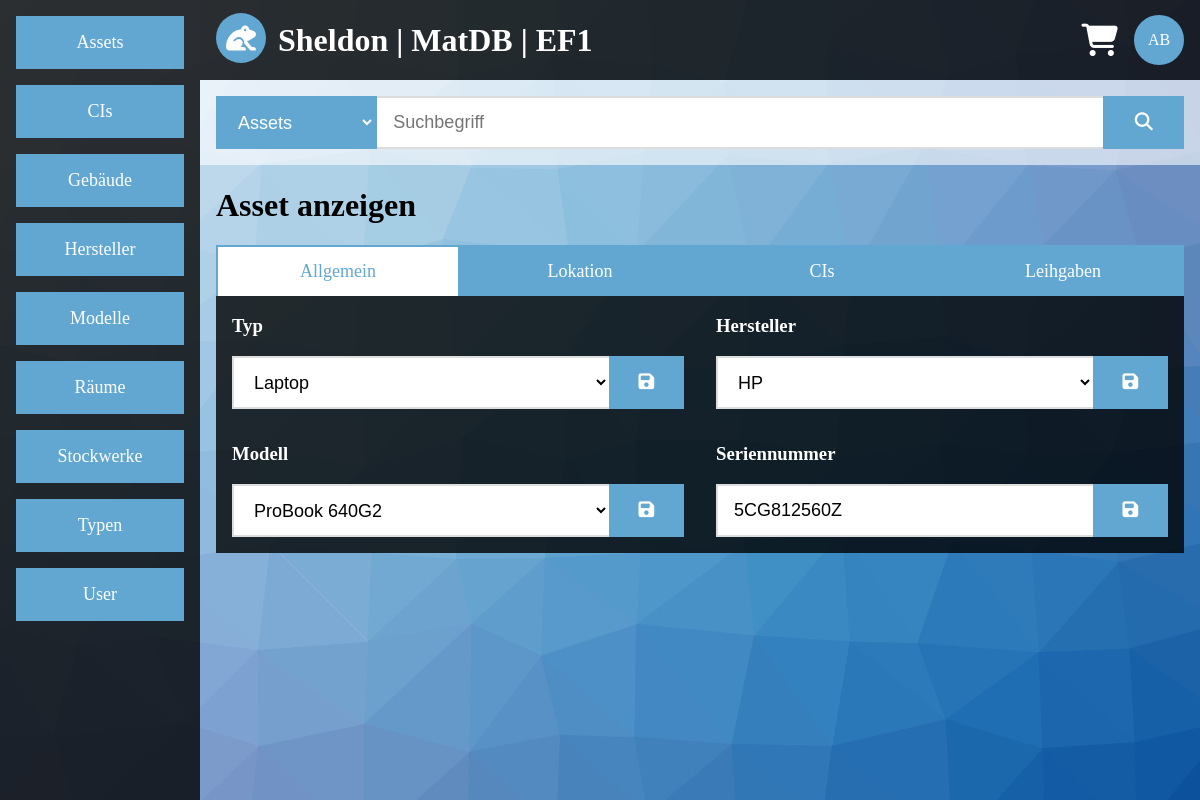
The app's page /view.php?category=asset&id=3&tab=general (signed in) with its own data.
### tables this page shows
CREATE TABLE IF NOT EXISTS `asset` (
  `asset_id` int(255) NOT NULL AUTO_INCREMENT,
  `asset_type_id` int(255) NOT NULL,
  `asset_vendor_id` int(255) NOT NULL,
  `asset_model_id` int(255) NOT NULL,
  `asset_building_id` int(255) NOT NULL DEFAULT '1',
  `asset_floor_id` int(255) NOT NULL DEFAULT '1',
  `asset_room_id` int(255) NOT NULL DEFAULT '1',
  `asset_serial` varchar(200) NOT NULL,
  `asset_cis` varchar(200) NOT NULL,
  `asset_keywords` longtext NOT NULL,
  PRIMARY KEY (`asset_id`),
  UNIQUE KEY `asset_serial` (`asset_serial`),
  KEY `asset_type_id` (`asset_type_id`),
  KEY `asset_vendor_id` (`asset_vendor_id`),
  KEY `asset_model_id` (`asset_model_id`),
  KEY `asset_building_id` (`asset_building_id`),
  KEY `asset_floor_id` (`asset_floor_id`),
  KEY `asset_room_id` (`asset_room_id`)
);

CREATE TABLE IF NOT EXISTS `type` (
  `type_id` int(11) NOT NULL AUTO_INCREMENT,
  `type_name` varchar(200) NOT NULL,
  PRIMARY KEY (`type_id`),
  UNIQUE KEY `type_name` (`type_name`)
);

CREATE TABLE IF NOT EXISTS `vendor` (
  `vendor_id` int(11) NOT NULL AUTO_INCREMENT,
  `vendor_name` varchar(200) NOT NULL,
  PRIMARY KEY (`vendor_id`),
  UNIQUE KEY `vendor_name` (`vendor_name`)
);

CREATE TABLE IF NOT EXISTS `model` (
  `model_id` int(11) NOT NULL AUTO_INCREMENT,
  `model_name` varchar(200) NOT NULL,
  PRIMARY KEY (`model_id`),
  UNIQUE KEY `model_name` (`model_name`)
);

### view.php (the view, shortened to what this page needs)
<?php
require($_SERVER['DOCUMENT_ROOT'].'/include/config.inc.php');
$output = '';
$sql = mysqli_connect($app_sqlhost,$app_sqluser,$app_sqlpasswd,$app_sqldb);
if(!$sql)
{
	$output .= '<div class="container">';
	$output .= '<div class="content-center container white">';
	$output .= '<h1>Error</h1>';
	$output .= '<div class="panel dark">';
	$output .= '<p>Es konnte keine Datenbankverbindung hergestellt werden.</p>';
	$output .= '</div>';
	$output .= '</div>';
	$output .= '</div>';
}
else
{
	$sql->query('SET NAMES UTF8');
	if(!empty($_GET))
	{
		if(empty($_GET['category']) || empty($_GET['id']))
		{
			$output .= '<div class="container">';
			$output .= '<div class="content-center container white">';
			$output .= '<h1>Error</h1>';
			$output .= '<div class="panel dark">';
			$output .= '<p>Es wurden nicht alle Daten gesendet.</p>';
			$output .= '</div>';
			$output .= '</div>';
			$output .= '</div>';
		}
		else
		{
			if(preg_match('/[^a-z]/',$_GET['category']) == 0)
			{
				$allowed_category = array('asset','user','ci','vendor','model','type','building','floor','room');
				if(in_array($_GET['category'],$allowed_category))
				{
					if(preg_match('/[^0-9]/',$_GET['id']) == 0)
					{
						if($_GET['category'] == $allowed_category[0])
						{
							if(empty($_GET['tab']))
							{
								$output .= '<div class="container">';
								$output .= '<div class="content-center container white">';
								$output .= '<h1>Error</h1>';
								$output .= '<div class="panel dark">';
								$output .= '<p>Es wurde kein Tab gew&auml;hlt.</p>';
								$output .= '</div>';
								$output .= '</div>';
								$output .= '</div>';
							}
							else
							{
								if(preg_match('/[^a-z]/',$_GET['tab']) == 0)
								{
									$allowed_tabs = array('general','location','cis','lend');
									if(in_array($_GET['tab'],$allowed_tabs))
									{
										$output .= '<div class="container">';
										$output .= '<h1>Asset anzeigen</h1>';
										if($_GET['tab'] == $allowed_tabs[0])
										{
											$query = sprintf("
											SELECT type_name,vendor_name,model_name,asset_serial
											FROM asset
											INNER JOIN type ON type_id = asset_type_id
											INNER JOIN vendor ON vendor_id = asset_vendor_id
											INNER JOIN model ON model_id = asset_model_id
											WHERE asset_id = '%s'
											LIMIT 1;",
											$sql->real_escape_string($_GET['id']));
											$result = $sql->query($query);
											if($row = $result->fetch_array(MYSQLI_ASSOC))
											{
												$type = $row['type_name'];
												$vendor = $row['vendor_name'];
												$model = $row['model_name'];
												$serial = $row['asset_serial'];
												$output .= '<div class="nowrap overflow-scroll">';
												$output .= '<a class="col-s6 col-m4 col-l3 btn-default border border-tl border-light-blue white text-light-blue" href="#">Allgemein</a>';
												$output .= '<a class="col-s6 col-m4 col-l3 btn-default border border-tl border-light-blue light-blue hover-white hover-text-blue" href="view.php?category='.$_GET['category'].'&id='.$_GET['id'].'&tab=location">Lokation</a>';
												$output .= '<a class="col-s6 col-m4 col-l3 btn-default border border-tl border-light-blue light-blue hover-white hover-text-blue" href="view.php?category='.$_GET['category'].'&id='.$_GET['id'].'&tab=cis">CIs</a>';
												$output .= '<a class="col-s6 col-m4 col-l3 btn-default border border-tlr border-light-blue light-blue hover-white hover-text-blue" href="view.php?category='.$_GET['category'].'&id='.$_GET['id'].'&tab=lend&archived=0">Leihgaben</a>';
												$output .= '</div>';
												$output .= '<div class="black-alpha">';
												$output .= '<ul class="flex">';
												$output .= '<li class="col-s12 col-m6 col-l6">';
												$output .= '<div class="margin">';
												$output .= '<form action="change.php" method="get">';
												$output .= '<h3>Typ</h3>';
												$output .= '<input type="hidden" name="category" value="'.$_GET['category'].'"/>';
												$output .= '<input type="hidden" name="id" value="'.$_GET['id'].'"/>';
												$output .= '<input type="hidden" name="attr" value="type"/>';
												$output .= '<ul class="flex">';
												$output .= '<li class="col-s10 col-m10 col-l10">';
												$output .= '<select class="input-default border border-tbl border-grey focus-border-light-blue" name="attr_value">';
												$output .= '<option value="">'.$type.'</option>';
												$query = "
												SELECT type_id,type_name
												FROM type";
												$result = $sql->query($query);
												while($row = $result->fetch_array(MYSQLI_ASSOC))
												{
													$output .= '<option value="'.$row['type_id'].'">'.$row['type_name'].'</option>';
												}
												$output .= '</select>';
												$output .= '<li>';
												$output .= '<li class="col-s2 col-m2 col-l2">';
												$output .= '<button class="block btn-default border border-light-blue light-blue hover-white hover-text-blue" type="submit"><i class="fas fa-save"></i></button>';
												$output .= '</li>';
												$output .= '</ul>';
												$output .= '<input type="hidden" name="returnto" value="http://'.$_SERVER['HTTP_HOST'].'/view.php?category='.$_GET['category'].'&id='.$_GET['id'].'&tab='.$_GET['tab'].'"/>';
												$output .= '</form>';
												$output .= '</div>';
												$output .= '</li>';
												$output .= '<li class="col-s12 col-m6 col-l6">';
												$output .= '<div class="margin">';
												$output .= '<form action="change.php" method="get">';
												$output .= '<h3>Hersteller</h3>';
												$output .= '<input type="hidden" name="category" value="'.$_GET['category'].'"/>';
												$output .= '<input type="hidden" name="id" value="'.$_GET['id'].'"/>';
												$output .= '<input type="hidden" name="attr" value="vendor"/>';
												$output .= '<ul class="flex">';
												$output .= '<li class="col-s10 col-m10 col-l10">';
												$output .= '<select class="input-default border border-tbl border-grey focus-border-light-blue" name="attr_value">';
												$output .= '<option value="">'.$vendor.'</option>';
												$query = "
												SELECT vendor_id,vendor_name
												FROM vendor";
												$result = $sql->query($query);
												while($row = $result->fetch_array(MYSQLI_ASSOC))
												{
													$output .= '<option value="'.$row['vendor_id'].'">'.$row['vendor_name'].'</option>';
												}
												$output .= '</select>';
												$output .= '<li>';
												$output .= '<li class="col-s2 col-m2 col-l2">';
												$output .= '<button class="block btn-default border border-light-blue light-blue hover-white hover-text-blue" type="submit"><i class="fas fa-save"></i></button>';
												$output .= '</li>';
												$output .= '</ul>';
												$output .= '<input type="hidden" name="returnto" value="http://'.$_SERVER['HTTP_HOST'].'/view.php?category='.$_GET['category'].'&id='.$_GET['id'].'&tab='.$_GET['tab'].'"/>';
												$output .= '</form>';
												$output .= '</div>';
												$output .= '</li>';
												$output .= '</ul>';
												$output .= '<ul class="flex">';
												$output .= '<li class="col-s12 col-m6 col-l6">';
												$output .= '<div class="margin">';
												$output .= '<form action="change.php" method="get">';
												$output .= '<h3>Modell</h3>';
												$output .= '<input type="hidden" name="category" value="'.$_GET['category'].'"/>';
												$output .= '<input type="hidden" name="id" value="'.$_GET['id'].'"/>';
												$output .= '<input type="hidden" name="attr" value="model"/>';
												$output .= '<ul class="flex">';
												$output .= '<li class="col-s10 col-m10 col-l10">';
												$output .= '<select class="input-default border border-tbl border-grey focus-border-light-blue" name="attr_value">';
												$output .= '<option value="">'.$model.'</option>';
												$query = "
												SELECT model_id,model_name
												FROM model";
												$result = $sql->query($query);
												while($row = $result->fetch_array(MYSQLI_ASSOC))
												{
													$output .= '<option value="'.$row['model_id'].'">'.$row['model_name'].'</option>';
												}
												$output .= '</select>';
												$output .= '<li>';
												$output .= '<li class="col-s2 col-m2 col-l2">';
												$output .= '<button class="block btn-default border border-light-blue light-blue hover-white hover-text-blue" type="submit"><i class="fas fa-save"></i></button>';
												$output .= '</li>';
												$output .= '</ul>';
												$output .= '<input type="hidden" name="returnto" value="http://'.$_SERVER['HTTP_HOST'].'/view.php?category='.$_GET['category'].'&id='.$_GET['id'].'&tab='.$_GET['tab'].'"/>';
												$output .= '</form>';
												$output .= '</div>';
												$output .= '</li>';
												$output .= '<li class="col-s12 col-m6 col-l6">';
												$output .= '<div clasS="margin">';
												$output .= '<form action="change.php" method="get">';
												$output .= '<h3>Seriennummer</h3>';
												$output .= '<input type="hidden" name="category" value="'.$_GET['category'].'"/>';
												$output .= '<input type="hidden" name="id" value="'.$_GET['id'].'"/>';
												$output .= '<input type="hidden" name="attr" value="serial"/>';
												$output .= '<ul class="flex section">';
												$output .= '<li class="col-s10 col-m10 col-l10">';
												$output .= '<input class="input-default border border-tbl border-grey focus-border-light-blue" type="text" name="attr_value" placeholder="Seriennummer" value="'.$serial.'"/>';
												$output .= '</li>';
												$output .= '<li class="col-s2 col-m2 col-l2">';
												$output .= '<button class="block btn-default border border-light-blue light-blue hover-white hover-text-blue" type="submit"><i class="fas fa-save"></i></button>';
												$output .= '</li>';
												$output .= '</ul>';
												$output .= '<input type="hidden" name="returnto" value="http://'.$_SERVER['HTTP_HOST'].'/view.php?category='.$_GET['category'].'&id='.$_GET['id'].'&tab='.$_GET['tab'].'"/>';
												$output .= '</form>';
												$output .= '</div>';
												$output .= '</li>';
												$output .= '</ul>';
												$output .= '</div>';
											}
										}
									}
								}
							}
						}
					}
				}
			}
		}
	}
}
?>
<!DOCTYPE HTML>
<html lang="de">
	<head>
		<?php
		require($_SERVER['DOCUMENT_ROOT'].'/include/head.inc.php');
		?>
	</head>
	<body>
	<?php
	require($_SERVER['DOCUMENT_ROOT'].'/include/body.inc.php');
	?>
	</body>
</html>

### css/main.css (style rules this page uses)
* { box-sizing:border-box; }
html,body { margin:0; height:100vh; }
select option { background-color:#ffffff; color:#000000; }
a { text-decoration:none; color:inherit; }
ul { padding:0; margin:0; list-style-type:none; }
select { height:53px; }
ul.flex, ul.flex-center { display:flex; flex-direction:row; }
ul.flex { flex-wrap:wrap; }
.block { width:100%; }
.container { padding:.1px 16px; }
.section { margin:16px 0; }
.margin { margin:16px; }
.btn-default { display:inline-block; border:none; text-decoration:none; text-align:center; font-size:18px; padding:14px 16px; cursor:pointer; }
.input-default { width:100%; padding:14px 16px; font-size:18px; border:none; background-color:#ffffff; color:#000000; }
.black-alpha { background-color:rgba(0,0,0,0.8); color:#ffffff; }
.white { background-color:#ffffff; color:#000000; }
.light-blue { background-color:#62a7d2; color:#ffffff; }
.text-light-blue { color:#62a7d2; }
.border { border-width:2px; border-style:solid; }
.border-tbl { border-right:none; }
.border-tl { border-right:none; border-bottom:none; }
.border-tlr { border-bottom:none; }
.border-light-blue { border-color:#62a7d2; }
.border-grey { border-color:#dddddd; }
.nowrap { white-space:nowrap; }
.overflow-scroll { overflow-x:auto; overflow-y:auto; }
@media (min-width:993px) { .col-l2 { width:16.6666%; } }
@media (min-width:993px) { .col-l3 { width:24.9999%; } }
@media (min-width:993px) { .col-l6 { width:50%; } }
@media (min-width:993px) { .col-l10 { width:83.3333% } }

### records on screen
asset: attr_value "Laptop", attr_value "HP", attr_value "ProBook 640G2", attr_value "5CG812560Z"

### other values on screen
$app_org "EF1"
$initials "AB"
